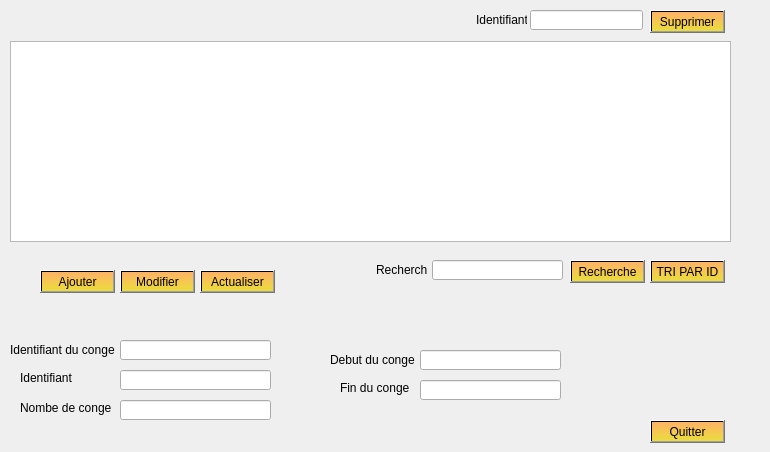
   <widget class="QWidget" name="tab_2">
    <attribute name="title">
     <string>Congé</string>
    </attribute>
    <widget class="QTableView" name="tabconge">
     <property name="geometry">
      <rect>
       <x>10</x>
       <y>41</y>
       <width>721</width>
       <height>201</height>
      </rect>
     </property>
    </widget>
    <widget class="QPushButton" name="pushButton">
     <property name="geometry">
      <rect>
       <x>650</x>
       <y>10</y>
       <width>75</width>
       <height>23</height>
      </rect>
     </property>
     <property name="styleSheet">
      <string notr="true">background-color: qlineargradient(spread:pad, x1:0, y1:0, x2:0, y2:1, stop:0 rgba(255, 178, 102, 255), stop:0.974874 rgba(235, 220, 61, 255), stop:0.98 rgba(0, 0, 0, 255), stop:1 rgba(0, 0, 0, 0));</string>
     </property>
     <property name="text">
      <string>Supprimer</string>
     </property>
    </widget>
    <widget class="QLineEdit" name="lineEdit_id_3">
     <property name="geometry">
      <rect>
       <x>530</x>
       <y>10</y>
       <width>113</width>
       <height>20</height>
      </rect>
     </property>
    </widget>
    <widget class="QLineEdit" name="lineEdit_id_conge">
     <property name="geometry">
      <rect>
       <x>120</x>
       <y>340</y>
       <width>151</width>
       <height>20</height>
      </rect>
     </property>
    </widget>
    <widget class="QLineEdit" name="lineEdit_id_2">
     <property name="geometry">
      <rect>
       <x>120</x>
       <y>370</y>
       <width>151</width>
       <height>20</height>
      </rect>
     </property>
    </widget>
    <widget class="QLineEdit" name="lineEdit_nbr_conge">
     <property name="geometry">
      <rect>
       <x>120</x>
       <y>400</y>
       <width>151</width>
       <height>20</height>
      </rect>
     </property>
    </widget>
    <widget class="QLineEdit" name="lineEdit_debut_conge">
     <property name="geometry">
      <rect>
       <x>420</x>
       <y>350</y>
       <width>141</width>
       <height>20</height>
      </rect>
     </property>
    </widget>
    <widget class="QLineEdit" name="lineEdit_fin_conge">
     <property name="geometry">
      <rect>
       <x>420</x>
       <y>380</y>
       <width>141</width>
       <height>20</height>
      </rect>
     </property>
    </widget>
    <widget class="QLabel" name="label_14">
     <property name="geometry">
      <rect>
       <x>10</x>
       <y>340</y>
       <width>111</width>
       <height>20</height>
      </rect>
     </property>
     <property name="styleSheet">
      <string notr="true">font: 8pt &quot;MV Boli&quot;;</string>
     </property>
     <property name="text">
      <string>Identifiant du conge</string>
     </property>
    </widget>
    <widget class="QLabel" name="label_15">
     <property name="geometry">
      <rect>
       <x>20</x>
       <y>370</y>
       <width>81</width>
       <height>16</height>
      </rect>
     </property>
     <property name="styleSheet">
      <string notr="true">font: 8pt &quot;MV Boli&quot;;</string>
     </property>
     <property name="text">
      <string>Identifiant</string>
     </property>
    </widget>
    <widget class="QLabel" name="label_16">
     <property name="geometry">
      <rect>
       <x>20</x>
       <y>400</y>
       <width>91</width>
       <height>16</height>
      </rect>
     </property>
     <property name="styleSheet">
      <string notr="true">font: 8pt &quot;MV Boli&quot;;</string>
     </property>
     <property name="text">
      <string>Nombe de conge</string>
     </property>
    </widget>
    <widget class="QLabel" name="label_17">
     <property name="geometry">
      <rect>
       <x>330</x>
       <y>350</y>
       <width>91</width>
       <height>20</height>
      </rect>
     </property>
     <property name="styleSheet">
      <string notr="true">font: 8pt &quot;MV Boli&quot;;</string>
     </property>
     <property name="text">
      <string>Debut du conge</string>
     </property>
    </widget>
    <widget class="QLabel" name="label_18">
     <property name="geometry">
      <rect>
       <x>340</x>
       <y>380</y>
       <width>71</width>
       <height>16</height>
      </rect>
     </property>
     <property name="styleSheet">
      <string notr="true">font: 8pt &quot;MV Boli&quot;;</string>
     </property>
     <property name="text">
      <string>Fin du conge</string>
     </property>
    </widget>
    <widget class="QPushButton" name="pushButton_ajouter_2">
     <property name="geometry">
      <rect>
       <x>40</x>
       <y>270</y>
       <width>75</width>
       <height>23</height>
      </rect>
     </property>
     <property name="styleSheet">
      <string notr="true">background-color: qlineargradient(spread:pad, x1:0, y1:0, x2:0, y2:1, stop:0 rgba(255, 178, 102, 255), stop:0.974874 rgba(235, 220, 61, 255), stop:0.98 rgba(0, 0, 0, 255), stop:1 rgba(0, 0, 0, 0));font: 8pt &quot;MV Boli&quot;;</string>
     </property>
     <property name="text">
      <string>Ajouter</string>
     </property>
    </widget>
    <widget class="QPushButton" name="pushButton_modifier_2">
     <property name="geometry">
      <rect>
       <x>120</x>
       <y>270</y>
       <width>75</width>
       <height>23</height>
      </rect>
     </property>
     <property name="styleSheet">
      <string notr="true">background-color: qlineargradient(spread:pad, x1:0, y1:0, x2:0, y2:1, stop:0 rgba(255, 178, 102, 255), stop:0.974874 rgba(235, 220, 61, 255), stop:0.98 rgba(0, 0, 0, 255), stop:1 rgba(0, 0, 0, 0));v</string>
     </property>
     <property name="text">
      <string>Modifier</string>
     </property>
    </widget>
    <widget class="QPushButton" name="pushButton_4">
     <property name="geometry">
      <rect>
       <x>200</x>
       <y>270</y>
       <width>75</width>
       <height>23</height>
      </rect>
     </property>
     <property name="styleSheet">
      <string notr="true">background-color: qlineargradient(spread:pad, x1:0, y1:0, x2:0, y2:1, stop:0 rgba(255, 178, 102, 255), stop:0.974874 rgba(235, 220, 61, 255), stop:0.98 rgba(0, 0, 0, 255), stop:1 rgba(0, 0, 0, 0));font: 8pt &quot;MV Boli&quot;;</string>
     </property>
     <property name="text">
      <string>Actualiser</string>
     </property>
    </widget>
    <widget class="QPushButton" name="pushButton_5">
     <property name="geometry">
      <rect>
       <x>650</x>
       <y>260</y>
       <width>75</width>
       <height>23</height>
      </rect>
     </property>
     <property name="styleSheet">
      <string notr="true">background-color: qlineargradient(spread:pad, x1:0, y1:0, x2:0, y2:1, stop:0 rgba(255, 178, 102, 255), stop:0.974874 rgba(235, 220, 61, 255), stop:0.98 rgba(0, 0, 0, 255), stop:1 rgba(0, 0, 0, 0));font: 8pt &quot;MV Boli&quot;;</string>
     </property>
     <property name="text">
      <string>TRI PAR ID</string>
     </property>
    </widget>
    <widget class="QPushButton" name="pushButton_6">
     <property name="geometry">
      <rect>
       <x>570</x>
       <y>260</y>
       <width>75</width>
       <height>23</height>
      </rect>
     </property>
     <property name="styleSheet">
      <string notr="true">background-color: qlineargradient(spread:pad, x1:0, y1:0, x2:0, y2:1, stop:0 rgba(255, 178, 102, 255), stop:0.974874 rgba(235, 220, 61, 255), stop:0.98 rgba(0, 0, 0, 255), stop:1 rgba(0, 0, 0, 0));font: 8pt &quot;MV Boli&quot;;</string>
     </property>
     <property name="text">
      <string>Recherche</string>
     </property>
    </widget>
    <widget class="QLineEdit" name="lineEdit_recherche_2">
     <property name="geometry">
      <rect>
       <x>432</x>
       <y>260</y>
       <width>131</width>
       <height>20</height>
      </rect>
     </property>
    </widget>
    <widget class="QLabel" name="label_19">
     <property name="geometry">
      <rect>
       <x>476</x>
       <y>10</y>
       <width>51</width>
       <height>20</height>
      </rect>
     </property>
     <property name="text">
      <string>Identifiant</string>
     </property>
    </widget>
    <widget class="QLabel" name="label_20">
     <property name="geometry">
      <rect>
       <x>376</x>
       <y>260</y>
       <width>51</width>
       <height>20</height>
      </rect>
     </property>
     <property name="styleSheet">
      <string notr="true">font: 8pt &quot;MV Boli&quot;;</string>
     </property>
     <property name="text">
      <string>Recherche</string>
     </property>
    </widget>
    <widget class="QLabel" name="label_22">
     <property name="geometry">
      <rect>
       <x>-10</x>
       <y>0</y>
       <width>211</width>
       <height>31</height>
      </rect>
     </property>
     <property name="text">
      <string/>
     </property>
     <property name="pixmap">
      <pixmap>../../Desktop/1.png</pixmap>
     </property>
    </widget>
    <widget class="QLabel" name="label_25">
     <property name="geometry">
      <rect>
       <x>20</x>
       <y>230</y>
       <width>741</width>
       <height>16</height>
      </rect>
     </property>
     <property name="text">
      <string/>
     </property>
     <property name="pixmap">
      <pixmap>../../Desktop/blue.png</pixmap>
     </property>
    </widget>
    <widget class="QLabel" name="label_26">
     <property name="geometry">
      <rect>
       <x>720</x>
       <y>50</y>
       <width>20</width>
       <height>191</height>
      </rect>
     </property>
     <property name="text">
      <string/>
     </property>
     <property name="pixmap">
      <pixmap>../../Desktop/blue.png</pixmap>
     </property>
    </widget>
    <widget class="QLabel" name="label_39">
     <property name="geometry">
      <rect>
       <x>120</x>
       <y>340</y>
       <width>151</width>
       <height>21</height>
      </rect>
     </property>
     <property name="text">
      <string/>
     </property>
     <property name="pixmap">
      <pixmap>../../Desktop/ornge.png</pixmap>
     </property>
    </widget>
    <widget class="QLabel" name="label_40">
     <property name="geometry">
      <rect>
       <x>120</x>
       <y>370</y>
       <width>151</width>
       <height>21</height>
      </rect>
     </property>
     <property name="text">
      <string/>
     </property>
     <property name="pixmap">
      <pixmap>../../Desktop/ornge.png</pixmap>
     </property>
    </widget>
    <widget class="QLabel" name="label_41">
     <property name="geometry">
      <rect>
       <x>120</x>
       <y>400</y>
       <width>151</width>
       <height>21</height>
      </rect>
     </property>
     <property name="text">
      <string/>
     </property>
     <property name="pixmap">
      <pixmap>../../Desktop/ornge.png</pixmap>
     </property>
    </widget>
    <widget class="QLabel" name="label_42">
     <property name="geometry">
      <rect>
       <x>420</x>
       <y>350</y>
       <width>141</width>
       <height>21</height>
      </rect>
     </property>
     <property name="text">
      <string/>
     </property>
     <property name="pixmap">
      <pixmap>../../Desktop/ornge.png</pixmap>
     </property>
    </widget>
    <widget class="QLabel" name="label_43">
     <property name="geometry">
      <rect>
       <x>420</x>
       <y>380</y>
       <width>141</width>
       <height>21</height>
      </rect>
     </property>
     <property name="text">
      <string/>
     </property>
     <property name="pixmap">
      <pixmap>../../Desktop/ornge.png</pixmap>
     </property>
    </widget>
    <widget class="QLabel" name="label_44">
     <property name="geometry">
      <rect>
       <x>430</x>
       <y>260</y>
       <width>131</width>
       <height>21</height>
      </rect>
     </property>
     <property name="text">
      <string/>
     </property>
     <property name="pixmap">
      <pixmap>../../Desktop/ornge.png</pixmap>
     </property>
    </widget>
    <widget class="QLabel" name="label_45">
     <property name="geometry">
      <rect>
       <x>530</x>
       <y>10</y>
       <width>111</width>
       <height>21</height>
      </rect>
     </property>
     <property name="text">
      <string/>
     </property>
     <property name="pixmap">
      <pixmap>../../Desktop/ornge.png</pixmap>
     </property>
    </widget>
    <widget class="QPushButton" name="pushButton_3">
     <property name="geometry">
      <rect>
       <x>650</x>
       <y>420</y>
       <width>75</width>
       <height>23</height>
      </rect>
     </property>
     <property name="styleSheet">
      <string notr="true">background-color: qlineargradient(spread:pad, x1:0, y1:0, x2:0, y2:1, stop:0 rgba(255, 178, 102, 255), stop:0.974874 rgba(235, 220, 61, 255), stop:0.98 rgba(0, 0, 0, 255), stop:1 rgba(0, 0, 0, 0));font: 8pt &quot;MV Boli&quot;;</string>
     </property>
     <property name="text">
      <string>Quitter</string>
     </property>
    </widget>
    <zorder>label_45</zorder>
    <zorder>label_44</zorder>
    <zorder>label_41</zorder>
    <zorder>label_40</zorder>
    <zorder>label_43</zorder>
    <zorder>label_42</zorder>
    <zorder>label_39</zorder>
    <zorder>label_26</zorder>
    <zorder>label_25</zorder>
    <zorder>tabconge</zorder>
    <zorder>pushButton</zorder>
    <zorder>lineEdit_id_3</zorder>
    <zorder>lineEdit_id_conge</zorder>
    <zorder>lineEdit_id_2</zorder>
    <zorder>lineEdit_nbr_conge</zorder>
    <zorder>lineEdit_debut_conge</zorder>
    <zorder>lineEdit_fin_conge</zorder>
    <zorder>label_14</zorder>
    <zorder>label_15</zorder>
    <zorder>label_16</zorder>
    <zorder>label_17</zorder>
    <zorder>label_18</zorder>
    <zorder>pushButton_ajouter_2</zorder>
    <zorder>pushButton_modifier_2</zorder>
    <zorder>pushButton_4</zorder>
    <zorder>pushButton_5</zorder>
    <zorder>pushButton_6</zorder>
    <zorder>lineEdit_recherche_2</zorder>
    <zorder>label_19</zorder>
    <zorder>label_20</zorder>
    <zorder>label_22</zorder>
    <zorder>pushButton_3</zorder>
   </widget>
